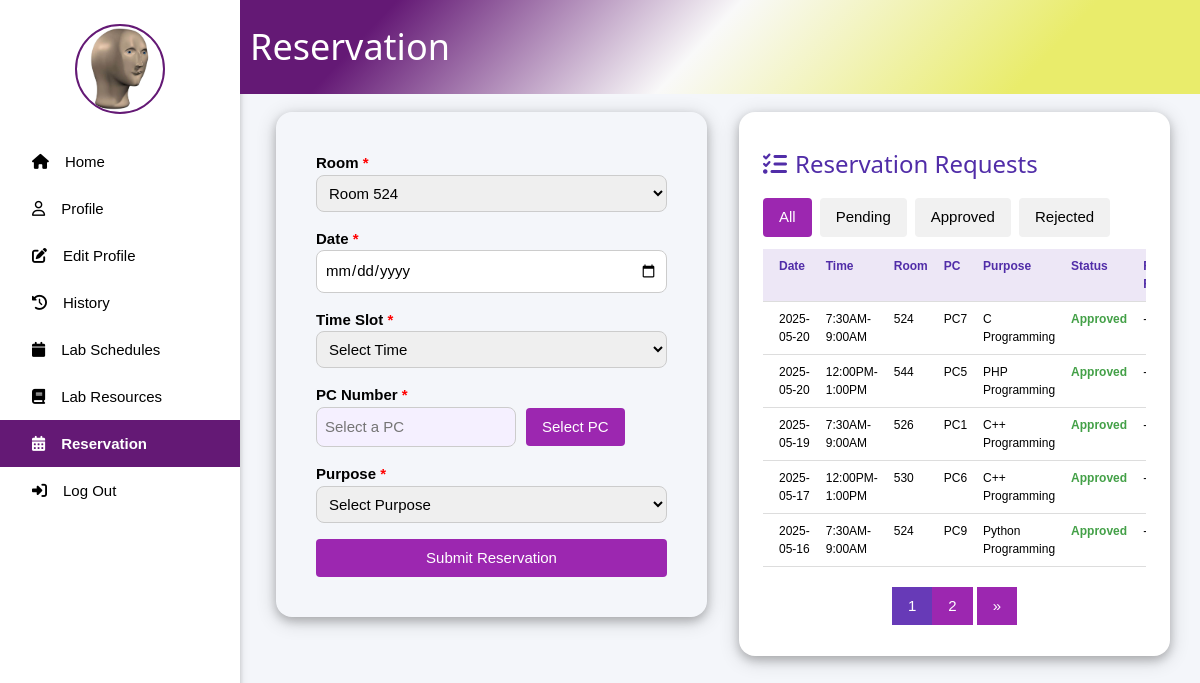
/make_reservation.php (signed in), run on the app's committed database.
### tables this page shows
CREATE TABLE `reservations` (
  `id` int(11) NOT NULL,
  `idno` int(11) NOT NULL,
  `room_number` varchar(10) NOT NULL,
  `pc_number` varchar(10) NOT NULL,
  `reservation_date` date NOT NULL,
  `time_slot` varchar(20) NOT NULL,
  `purpose` text NOT NULL,
  `status` enum('pending','approved','rejected') DEFAULT 'pending',
  `rejection_reason` text DEFAULT NULL,
  `created_at` timestamp NOT NULL DEFAULT current_timestamp(),
  `updated_at` timestamp NOT NULL DEFAULT current_timestamp() ON UPDATE current_timestamp()
);

### make_reservation.php (the view, shortened to what this page needs)
<?php
include 'notification_functions.php';
$user = isset($_SESSION['user']) ? $_SESSION['user'] : null;
$rooms = [];
$sql_rooms = "SELECT DISTINCT room_number FROM pc_status ORDER BY room_number";
$result_rooms = $conn->query($sql_rooms);
while ($row = $result_rooms->fetch_assoc()) {
    $rooms[] = $row['room_number'];
}
$selected_room = isset($_POST['room_number']) ? $_POST['room_number'] : (count($rooms) > 0 ? $rooms[0] : '');
?>
<!DOCTYPE html>
<html lang="en">
<head>
    <link rel="stylesheet" href="w3.css">
    <link rel="stylesheet" href="side_nav.css">
</head>
<body style="background: #f4f6fa;">
<div class="w3-sidebar w3-bar-block w3-collapse w3-card w3-animate-left" style="width:20%;" id="mySidebar">
    <div class="profile w3-center w3-margin w3-padding">
        <?php $profile_pic = isset($user['PROFILE_PIC']) ? $user['PROFILE_PIC'] : 'images/default_pic.png'; ?>
        <img src="<?php echo htmlspecialchars($profile_pic); ?>" alt="profile_pic" style="width: 90px; height:90px; border-radius: 50%; border: 2px solid rgba(100,25,117,1);">
    </div>
    <a href="dashboard.php" class="w3-bar-item w3-button"><i class="fa-solid fa-house w3-padding"></i><span>Home</span></a>
    <a href="#" onclick="document.getElementById('profile').style.display='block'" class="w3-bar-item w3-button"><i class="fa-regular fa-user w3-padding"></i><span>Profile</span></a>
    <a href="profile.php" class="w3-bar-item w3-button"><i class="fa-solid fa-edit w3-padding"></i><span>Edit Profile</span></a>
    <a href="history.php" class="w3-bar-item w3-button"><i class="fa-solid fa-clock-rotate-left w3-padding"></i><span>History</span></a>
    <a href="view_lab_schedules.php" class="w3-bar-item w3-button"><i class="fa-solid fa-calendar w3-padding"></i><span>Lab Schedules</span></a>
    <a href="view_lab_resources.php" class="w3-bar-item w3-button"><i class="fa-solid fa-book w3-padding"></i><span>Lab Resources</span></a>
    <a href="make_reservation.php" class="w3-bar-item w3-button active"><i class="fa-solid fa-calendar-days w3-padding"></i><span>Reservation</span></a>
    <a href="logout.php" class="w3-bar-item w3-button"><i class="fa-solid fa-right-to-bracket w3-padding"></i><span>Log Out</span></a>
</div>
<div style="margin-left:20%;">
    <div class="title_page w3-container" style="display: flex; align-items: center;">
        <h1 style="margin-left: 10px; color: #ffff;">Reservation</h1>
    </div>
    <div style="display: flex; gap: 32px; align-items: flex-start; flex-wrap: wrap; margin-top: 18px; margin-left: 18px; padding-left: 18px;">
        <div class="form-container w3-card-4 w3-round-xlarge" style="flex: 1 1 350px; min-width: 340px; padding: 24px; margin: 0; box-sizing: border-box;">
            <form method="POST" action="" class="w3-container" id="reservationForm">
                <div class="w3-section">
                    <label><b>Room <span class="required">*</span></b></label>
                    <select name="room_number" id="room_number" class="w3-input w3-border w3-round" required>
                        <?php foreach ($rooms as $room): ?>
                            <option value="<?php echo htmlspecialchars($room); ?>" <?php if ($room == $selected_room) echo 'selected'; ?>>
                                <?php echo htmlspecialchars($room); ?>
                            </option>
                        <?php endforeach; ?>
                    </select>
                </div>
                <div class="w3-section">
                    <label><b>Date <span class="required">*</span></b></label>
                    <input type="date" name="reservation_date" id="reservation_date" class="w3-input w3-border w3-round" required min="<?php echo date('Y-m-d'); ?>" value="<?php echo isset($_POST['reservation_date']) ? htmlspecialchars($_POST['reservation_date']) : ''; ?>">
                </div>
                <div class="w3-section">
                    <label><b>Time Slot <span class="required">*</span></b></label>
                    <select name="time_slot" id="time_slot" class="w3-input w3-border w3-round" required>
                        <option value="">Select Time</option>
                    </select>
                </div>
                <div class="w3-section">
                    <label><b>PC Number <span class="required">*</span></b></label>
                    <div style="display: flex; gap: 10px; align-items: center;">
                        <input type="text" id="pc_number_display" class="w3-input w3-border w3-round" style="max-width: 200px;" placeholder="Select a PC" readonly required>
                        <button type="button" class="w3-button w3-purple w3-round" onclick="openPCModal()">Select PC</button>
                    </div>
                </div>
                <div class="w3-section">
                    <label><b>Purpose <span class="required">*</span></b></label>
                    <select name="purpose" class="w3-input w3-border w3-round" required>
                        <option value="" disabled selected hidden>Select Purpose</option>
                    </select>
                </div>
                <div class="w3-section">
                    <button type="submit" name="submit_reservation" class="w3-button w3-purple w3-round w3-block">
                        Submit Reservation
                    </button>
                </div>
            </form>
        </div>
        <div class="w3-card-4 w3-round-xlarge" style="flex: 1 1 350px; min-width: 340px; background: #fff; padding: 24px; margin: 0; margin-right: 30px; box-sizing: border-box;">
            <h3 style="margin-bottom: 16px; color: #512da8;"><i class="fa-solid fa-list-check" style="margin-right: 8px;"></i>Reservation Requests</h3>
            <?php
            $records_per_page = 5;
            $page = isset($_GET['page']) ? (int)$_GET['page'] : 1;
            $offset = ($page - 1) * $records_per_page;
            $filter = isset($_GET['filter']) ? $_GET['filter'] : 'All';
            $idno = $user['IDNO'];
            $filter_sql = '';
            if ($filter === 'Pending') {
                $filter_sql = "AND status = 'pending'";
            } elseif ($filter === 'Approved') {
                $filter_sql = "AND status = 'approved'";
            } elseif ($filter === 'Rejected') {
                $filter_sql = "AND status = 'rejected'";
            } else {
                $filter_sql = "AND status IN ('pending','approved','rejected')";
            }
            $sql_count = "SELECT COUNT(*) as total FROM reservations WHERE idno = ? $filter_sql";
            $stmt_count = $conn->prepare($sql_count);
            $stmt_count->bind_param("i", $idno);
            $stmt_count->execute();
            $total_records = $stmt_count->get_result()->fetch_assoc()['total'];
            $total_pages = ceil($total_records / $records_per_page);
            $sql_requests = "SELECT id, reservation_date, time_slot, room_number, pc_number, purpose, status, rejection_reason
                           FROM reservations
                           WHERE idno = ? $filter_sql
                           ORDER BY reservation_date DESC, time_slot DESC
                           LIMIT ? OFFSET ?";
            $stmt_requests = $conn->prepare($sql_requests);
            $stmt_requests->bind_param("iii", $idno, $records_per_page, $offset);
            $stmt_requests->execute();
            $result_requests = $stmt_requests->get_result();
            ?>
            <div style="margin-bottom: 12px;">
                <form method="get" style="display: flex; gap: 8px;">
                    <button type="submit" name="filter" value="All" class="w3-button w3-round <?php if($filter=='All') echo 'w3-purple'; else echo 'w3-light-grey'; ?>">All</button>
                    <button type="submit" name="filter" value="Pending" class="w3-button w3-round <?php if($filter=='Pending') echo 'w3-purple'; else echo 'w3-light-grey'; ?>">Pending</button>
                    <button type="submit" name="filter" value="Approved" class="w3-button w3-round <?php if($filter=='Approved') echo 'w3-purple'; else echo 'w3-light-grey'; ?>">Approved</button>
                    <button type="submit" name="filter" value="Rejected" class="w3-button w3-round <?php if($filter=='Rejected') echo 'w3-purple'; else echo 'w3-light-grey'; ?>">Rejected</button>
                </form>
            </div>
            <div style="overflow-x:auto;">
            <table class="w3-table w3-bordered w3-small">
                <thead>
                    <tr style="background:#ede7f6; color:#512da8;">
                        <th>Date</th>
                        <th>Time</th>
                        <th>Room</th>
                        <th>PC</th>
                        <th>Purpose</th>
                        <th>Status</th>
                        <th>Rejection Reason</th>
                    </tr>
                </thead>
                <tbody>
                <?php if ($result_requests->num_rows > 0): ?>
                    <?php while ($row = $result_requests->fetch_assoc()): ?>
                        <tr>
                            <td><?php echo htmlspecialchars($row['reservation_date']); ?></td>
                            <td><?php echo htmlspecialchars($row['time_slot']); ?></td>
                            <td><?php echo htmlspecialchars($row['room_number']); ?></td>
                            <td><?php echo htmlspecialchars($row['pc_number']); ?></td>
                            <td><?php echo htmlspecialchars($row['purpose']); ?></td>
                            <td>
                                <?php
                                    $status = ucfirst($row['status']);
                                    $color = $status === 'Pending' ? '#ffb300' : ($status === 'Approved' ? '#43a047' : ($status === 'Rejected' ? '#e53935' : '#757575'));
                                ?>
                                <span style="color:<?php echo $color; ?>; font-weight:600;"> <?php echo $status; ?> </span>
                            </td>
                            <td><?php echo $row['status'] === 'rejected' ? htmlspecialchars($row['rejection_reason']) : '-'; ?></td>
                        </tr>
                    <?php endwhile; ?>
                <?php else: ?>
                    <tr><td colspan="8" style="text-align:center; color:#757575;">No reservation requests found.</td></tr>
                <?php endif; ?>
                </tbody>
            </table>
            </div>
            <?php if ($total_pages > 1): ?>
            <div class="w3-center" style="margin-top: 20px;">
                <div class="w3-bar">
                    <?php
                    $start_page = max(1, $page - 2);
                    $end_page = min($total_pages, $page + 2);
                    for ($i = $start_page; $i <= $end_page; $i++) {
                        if ($i == $page) {
                            echo '<a href="?filter=' . $filter . '&page=' . $i . '" class="w3-button w3-deep-purple">' . $i . '</a>';
                        } else {
                            echo '<a href="?filter=' . $filter . '&page=' . $i . '" class="w3-button w3-purple">' . $i . '</a>';
                        }
                    }
                    ?>
                    <?php if ($page < $total_pages): ?>
                        <a href="?filter=<?php echo $filter; ?>&page=<?php echo ($page+1); ?>" class="w3-button w3-purple">&raquo;</a>
                    <?php endif; ?>
                </div>
            </div>
            <?php endif; ?>
        </div>
    </div>
</div>
</body>
</html>

### w3.css (style rules this page uses)
html { box-sizing:border-box }
*,*:before,*:after { box-sizing:inherit }
html { -ms-text-size-adjust:100%;-webkit-text-size-adjust:100% }
body { margin:0 }
[hidden],template { display:none }
a { background-color:transparent }
b,strong { font-weight:bolder }
img { border-style:none }
button,input,select,textarea,optgroup { font:inherit;margin:0 }
button,input { overflow:visible }
button,select { text-transform:none }
button,[type=button],[type=reset],[type=submit] { -webkit-appearance:button }
html,body { font-family:Verdana,sans-serif;font-size:15px;line-height:1.5 }
html { overflow-x:hidden }
h1 { font-size:36px }
h3 { font-size:24px }
h1,h2,h3,h4,h5,h6 { font-family:"Segoe UI",Arial,sans-serif;font-weight:400;margin:10px 0 }
img { vertical-align:middle }
a { color:inherit }
.w3-table,.w3-table-all { border-collapse:collapse;border-spacing:0;width:100%;display:table }
.w3-bordered tr,.w3-table-all tr { border-bottom:1px solid #ddd }
.w3-table td,.w3-table th,.w3-table-all td,.w3-table-all th { padding:8px 8px;display:table-cell;text-align:left;vertical-align:top }
.w3-table th:first-child,.w3-table td:first-child,.w3-table-all th:first-child,.w3-table-all td:first-child { padding-left:16px }
.w3-btn,.w3-button { border:none;display:inline-block;padding:8px 16px;vertical-align:middle;overflow:hidden;text-decoration:none;color:inherit;background-color:inherit;text-align:center;cursor:pointer;white-space:nowrap }
.w3-btn,.w3-button { -webkit-touch-callout:none;-webkit-user-select:none;-khtml-user-select:none;-moz-user-select:none;-ms-user-select:none;user-select:none }
.w3-input { padding:8px;display:block;border:none;border-bottom:1px solid #ccc;width:100% }
.w3-sidebar { height:100%;width:200px;background-color:#fff;position:fixed!important;z-index:1;overflow:auto }
.w3-bar { width:100%;overflow:hidden }
.w3-center .w3-bar { display:inline-block;width:auto }
.w3-bar .w3-button { white-space:normal }
.w3-bar-block .w3-bar-item { width:100%;display:block;padding:8px 16px;text-align:left;border:none;white-space:normal;float:none;outline:0 }
.w3-block { display:block;width:100% }
.w3-container:after,.w3-container:before,.w3-panel:after,.w3-panel:before,.w3-row:after,.w3-row:before,.w3-row-padding:after,.w3-row-padding:before, .w3-cell-row:before,.w3-cell-row:after,.w3-clear:after,.w3-clear:before,.w3-bar:before,.w3-bar:after { content:"";display:table;clear:both }
@media (min-width:993px) { .w3-sidebar.w3-collapse { display:block!important } }
.w3-round,.w3-round-medium { border-radius:4px }
.w3-round-xlarge { border-radius:16px }
.w3-container,.w3-panel { padding:0.01em 16px }
.w3-card,.w3-card-2 { box-shadow:0 2px 5px 0 rgba(0,0,0,0.16),0 2px 10px 0 rgba(0,0,0,0.12) }
.w3-card-4,.w3-hover-shadow:hover { box-shadow:0 4px 10px 0 rgba(0,0,0,0.2),0 4px 20px 0 rgba(0,0,0,0.19) }
.w3-animate-left { position:relative;animation:animateleft 0.4s }
.w3-small { font-size:12px!important }
.w3-center { text-align:center!important }
.w3-border { border:1px solid #ccc!important }
.w3-section,.w3-code { margin-top:16px!important;margin-bottom:16px!important }
.w3-margin { margin:16px!important }
.w3-padding { padding:8px 16px!important }
.w3-purple,.w3-hover-purple:hover { color:#fff!important;background-color:#9c27b0!important }
.w3-deep-purple,.w3-hover-deep-purple:hover { color:#fff!important;background-color:#673ab7!important }
.w3-light-grey,.w3-hover-light-grey:hover,.w3-light-gray,.w3-hover-light-gray:hover { color:#000!important;background-color:#f1f1f1!important }

### side_nav.css (style rules this page uses)
.title_page { position: sticky; top: 0; z-index: 1000; padding: 10px 0; background: rgb(100,25,117); background: linear-gradient(133deg, rgba(100,25,117,1) 15%, rgba(249,249,249,1) 48%, rgba(233,236,107,1) 82%); }
.active { background-color:rgba(100,25,117,1); color: white; font-weight: bold; }

### make_reservation.php (style rules this page uses)
.form-container { max-width: 600px; margin: 20px auto; padding: 20px; }
.required { color: red; }
.w3-input { border-radius: 8px !important; transition: border 0.3s, box-shadow 0.3s; }
#pc_number_display { background-color: #f5f0ff; color: #512da8; font-weight: 500; }

### data on the page
reservations: reservation_date "2025-05-20", time_slot "7:30AM-9:00AM", room_number "524", pc_number "PC7", purpose "C Programming", status "Approved"
reservations: reservation_date "2025-05-20", time_slot "12:00PM-1:00PM", room_number "544", pc_number "PC5", purpose "PHP Programming", status "Approved"
reservations: reservation_date "2025-05-19", time_slot "7:30AM-9:00AM", room_number "526", pc_number "PC1", purpose "C++ Programming", status "Approved"
reservations: reservation_date "2025-05-17", time_slot "12:00PM-1:00PM", room_number "530", pc_number "PC6", purpose "C++ Programming", status "Approved"
reservations: reservation_date "2025-05-16", time_slot "7:30AM-9:00AM", room_number "524", pc_number "PC9", purpose "Python Programming", status "Approved"

### other printed values
form field room_number "Room 524"
